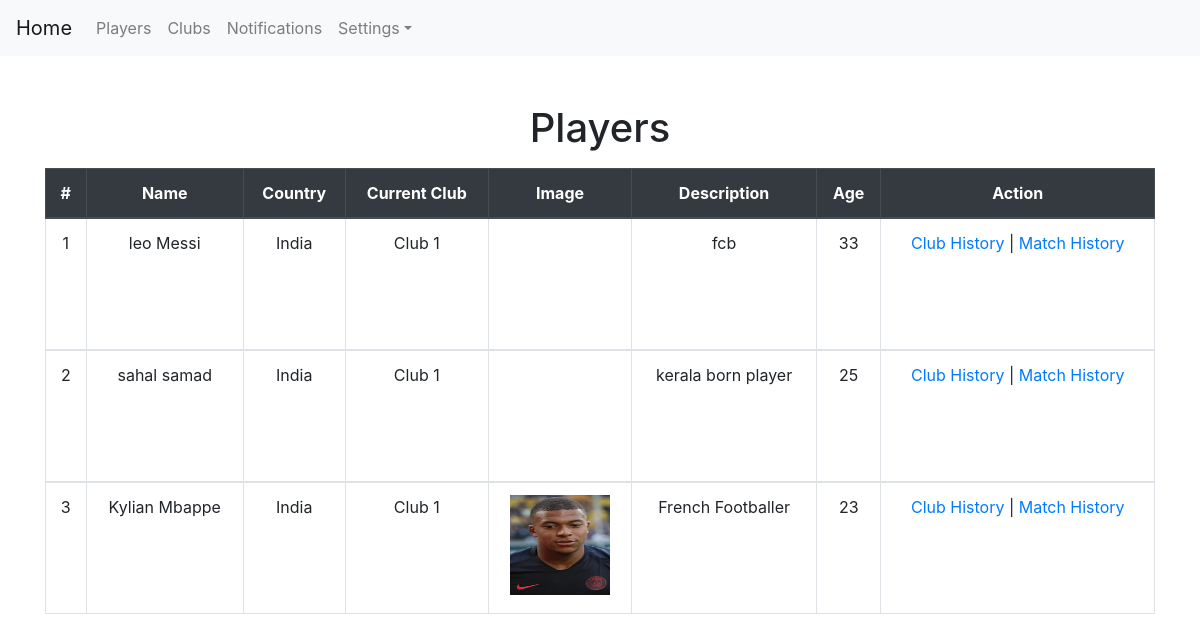
/user_player_info_view, run on an earlier commit of the app's database.
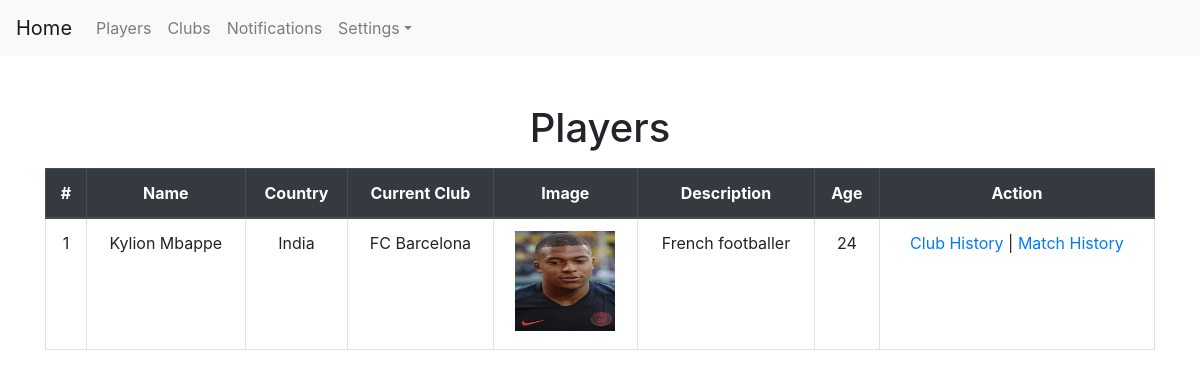
And on a later commit of the database.
### myapp/models.py (models this page shows)
class player_info(models.Model):
    fname = models.CharField(max_length=50)
    lname = models.CharField(max_length=50)
    club = models.ForeignKey(club_master,  on_delete=models.CASCADE)
    country = models.ForeignKey(country_master,  on_delete=models.CASCADE)
    pic_path = models.CharField(max_length=250)
    descp = models.CharField(max_length=500)
    age = models.CharField(max_length=150)
    height_cm = models.CharField(max_length=150)
    weight_kg = models.CharField(max_length=150)
    overall = models.CharField(max_length=150)
    player_positions = models.CharField(max_length=150)
    weak_foot = models.CharField(max_length=150)
    skill_moves = models.CharField(max_length=150)
    attacking_crossing = models.CharField(max_length=150)
    attacking_finishing = models.CharField(max_length=150)
    attacking_heading_accuracy = models.CharField(max_length=150)
    attacking_short_passing = models.CharField(max_length=150)
    attacking_volleys = models.CharField(max_length=150)
    skill_dribbling = models.CharField(max_length=150)
    skill_curve = models.CharField(max_length=150)
    skill_fk_accuracy = models.CharField(max_length=150)
    skill_long_passing = models.CharField(max_length=150)
    skill_ball_control = models.CharField(max_length=150)
    movement_acceleration = models.CharField(max_length=150)
    movement_sprint_speed = models.CharField(max_length=150)
    movement_agility = models.CharField(max_length=150)
    movement_reactions = models.CharField(max_length=150)
    movement_balance = models.CharField(max_length=150)
    power_shot_power = models.CharField(max_length=150)
    power_jumping = models.CharField(max_length=150)
    power_stamina = models.CharField(max_length=150)
    power_strength = models.CharField(max_length=150)
    power_long_shots = models.CharField(max_length=150)
    mentality_aggression = models.CharField(max_length=150)
    mentality_interceptions = models.CharField(max_length=150)
    mentality_positioning = models.CharField(max_length=150)
    mentality_vision = models.CharField(max_length=150)
    mentality_penalties = models.CharField(max_length=150)
    mentality_composure = models.CharField(max_length=150)
    defending_marking = models.CharField(max_length=150)
    defending_standing_tackle = models.CharField(max_length=150)
    defending_sliding_tackle = models.CharField(max_length=150)
    goalkeeping_diving = models.CharField(max_length=150)
    goalkeeping_handling = models.CharField(max_length=150)
    goalkeeping_kicking = models.CharField(max_length=150)
    goalkeeping_positioning = models.CharField(max_length=150)
    goalkeeping_reflexes = models.CharField(max_length=150)
    estimate = models.CharField(max_length=150)
    price = models.CharField(max_length=150)
    dt = models.CharField(max_length=150)
    tm = models.CharField(max_length=150)

class country_master(models.Model):
    country = models.CharField(max_length=150)
    flag = models.CharField(max_length=150)
    budget= models.FloatField(default=2000000)

class club_master(models.Model):
    user = models.ForeignKey(user_login, on_delete=models.CASCADE)
    club_name = models.CharField(max_length=150)
    c_descp = models.CharField(max_length=500)
    c_flag = models.CharField(max_length=250)
    addr = models.CharField(max_length=500)
    owner_details = models.CharField(max_length=150)
    dt = models.CharField(max_length=50)
    tm = models.CharField(max_length=50)
    remarks = models.CharField(max_length=350)
    url = models.CharField(max_length=250)

### myapp/views.py (the view)
# urls.py: path('user_player_info_view', views.user_player_info_view, name='user_player_info_view'),
def user_player_info_view(request):
    c_l = country_master.objects.all()
    cl = {}
    for c in c_l:
        cl[c.id] = c.country
    pi_l = player_info.objects.all()
    context = {'player_list': pi_l,'country_list': cl}
    return render(request, './myapp/user_player_info_view.html',context)

### myapp/templates/myapp/user_player_info_view.html (shortened to what this page needs)
{% extends 'myapp/user_base.html' %}
{% load static %}
{% block body %}
<center>
    <h1 class="mt-5 mb-3">Players</h1>
    <div class="container">
    <form role="form" name="frm" action="{% url 'user_player_info_view'%}" method="post">
        <div class="table-responsive-lg">
            <table class="tablecenterheadCSS table table-hover table-bordered table-md">
                <thead class="thead-dark">
                <tr>
                    <th>#</th>
                    <th>Name</th>
                    <th>Country</th>
                    <th>Current Club</th>
                    <th>Image</th>
                    <th>Description</th>
                    <th>Age</th>
                    <th>Action</th>
                </tr>
                </thead>
                {% for pi in player_list %}
                <tbody>
                <tr>
                    <td>{{ forloop.counter }}</td>
                    <td>{{ pi.fname }} {{ pi.lname }}</td>
                    {% for k,value in country_list.items %}
                        {% if k == pi.country_id %}
                            <td>{{ value }}</td>
                        {% endif %}
                    {% endfor %}
                    <td>{{ pi.club.club_name }}</td>
                    <td><embed src="../static/myapp/media/{{ pi.pic_path }}" width="100" height="100"></embed></td>
                    <td>{{ pi.descp}}</td>
                    <td>{{ pi.age}}</td>
                <td>
                    <a href="../user_player_club_history_view?player_id={{ pi.id }}">Club History</a> |
                    <a href="../user_player_match_history_view?player_id={{ pi.id }}">Match History</a>
                </td>
            </tr>
            <tbody>
            {% endfor %}
        </table>
        </div>
    </form>
    </div>
</center>
{% endblock %}

What changed in the data, as far as the page shows it:
removed player_info: fname "leo", lname "Messi", country_list "India", club.club_name "Club 1", descp "fcb", age "33"
removed player_info: fname "sahal", lname "samad", country_list "India", club.club_name "Club 1", descp "kerala born player", age "25"
removed player_info: fname "Kylian", lname "Mbappe", country_list "India", club.club_name "Club 1", descp "French Footballer", age "23"
added player_info: fname "Kylion", lname "Mbappe", country_list "India", club.club_name "FC Barcelona", descp "French footballer", age "24"
